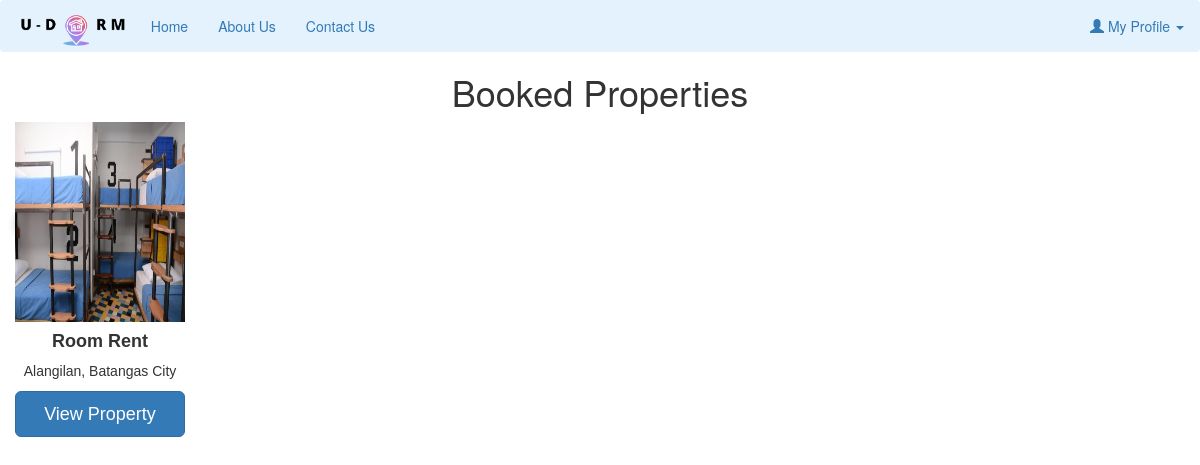
Screenshot of /booked-property.php (signed in) with the database file from the repository.
### tables this page shows
CREATE TABLE `add_property` (
  `property_id` int(10) NOT NULL AUTO_INCREMENT,
  `country` varchar(50) NOT NULL,
  `province` varchar(50) NOT NULL,
  `zone` varchar(50) NOT NULL,
  `district` varchar(50) NOT NULL,
  `city` varchar(100) NOT NULL,
  `street_brgy` varchar(50) NOT NULL,
  `ward_no` int(10) NOT NULL,
  `tole` varchar(100) NOT NULL,
  `contact_no` bigint(11) NOT NULL,
  `property_type` varchar(50) NOT NULL,
  `price` bigint(10) NOT NULL,
  `total_rooms` int(10) NOT NULL,
  `bedroom` int(10) NOT NULL,
  `living_room` int(10) NOT NULL,
  `kitchen` int(10) NOT NULL,
  `bathroom` int(10) NOT NULL,
  `descriptions` varchar(2000) NOT NULL,
  `latitude` decimal(9,6) NOT NULL,
  `longitude` decimal(9,6) NOT NULL,
  `booked` tinyint(1) NOT NULL DEFAULT 0,
  `owner_id` int(10) NOT NULL,
  PRIMARY KEY (`property_id`),
  KEY `owner_id` (`owner_id`),
  CONSTRAINT `add_property_ibfk_1` FOREIGN KEY (`owner_id`) REFERENCES `owner` (`owner_id`)
);

CREATE TABLE `property_photo` (
  `property_photo_id` int(12) NOT NULL AUTO_INCREMENT,
  `p_photo` varchar(500) NOT NULL,
  `property_id` int(11) NOT NULL,
  PRIMARY KEY (`property_photo_id`),
  KEY `property_id` (`property_id`),
  CONSTRAINT `property_photo_ibfk_1` FOREIGN KEY (`property_id`) REFERENCES `add_property` (`property_id`)
);

### booked-property.php (the view, shortened to what this page needs)
<?php
include("navbar.php");
 ?>
 <?php
include("config/config.php");
 ?>
<!DOCTYPE html>
<html>
<head>
</head>
<body>
<?php
$u_email=$_SESSION['email'];
        $sql3="SELECT * from tenant where email='$u_email'";
        $result3=mysqli_query($db,$sql3);
    echo '<center><h1>Booked Properties</h1></center>';
        if(mysqli_num_rows($result3)>0)
      {
          while($rowss=mysqli_fetch_assoc($result3)){
            $tenant_id=$rowss['tenant_id'];
$sql1="SELECT * FROM booking where tenant_id='$tenant_id'";
    $query1=mysqli_query($db,$sql1);
    if(mysqli_num_rows($query1)>0)
    {
      while ($ro=mysqli_fetch_assoc($query1)) {
        $prop_id=$ro['property_id'];
$sql="SELECT * FROM add_property where property_id='$prop_id'";
    $query=mysqli_query($db,$sql);
    if(mysqli_num_rows($query)>0)
    {
      while ($rows=mysqli_fetch_assoc($query)) {
        $property_id=$rows['property_id'];
?>
<div class="col-sm-2">
<div class="card">
<?php
        $sql2="SELECT * FROM property_photo where property_id='$property_id'";
    $query2=mysqli_query($db,$sql2);
    if(mysqli_num_rows($query2)>0)
    {
      $row=mysqli_fetch_assoc($query2);
        $photo=$row['p_photo'];
        echo  '<img class="image" src="owner/'.$photo.'">'; }?>
  <h4><b><?php echo $rows['property_type']; ?></b></h4>
  <p><?php echo $rows['street_brgy'].', '.$rows['city'] ?></p>
  <p><?php echo '<a href="view-property.php?property_id='.$rows['property_id'].'"  class="btn btn-lg btn-primary btn-block" >View Property </a><br>'; ?></p><br>
</div>
</div>
</body>
</html>
<?php
}
    }
  }}}}
    ?>

### booked-property.php (style rules this page uses)
.card { box-shadow: 0 4px 8px 0 rgba(0, 0, 0, 0.2); max-width: 100%; min-width: 100%; margin: auto; text-align: center; font-family: arial; display: inline; }
.btn { width: 100%; }
.image { min-width: 100%; min-height: 200px; max-width: 100%; max-height:200px; }

### rows the page displays
add_property: property_photo.p_photo (picture), property_type "Room Rent", street_brgy "Alangilan", city "Batangas City"
